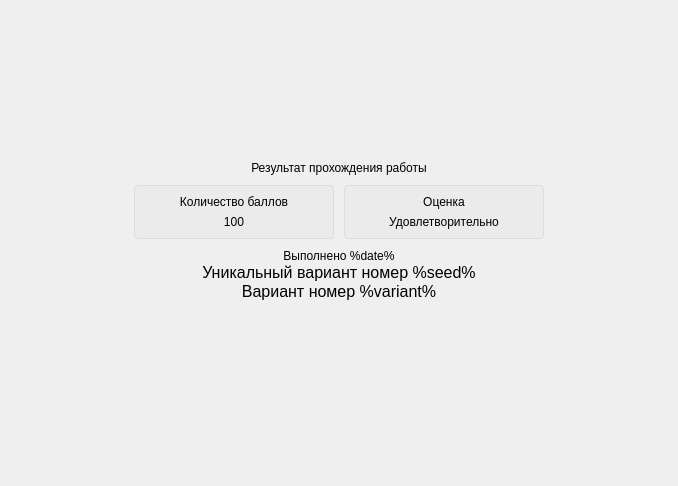
<?xml version="1.0" encoding="UTF-8"?>
<ui version="4.0">
 <class>ScreenSummary</class>
 <widget class="QFrame" name="ScreenSummary">
  <property name="geometry">
   <rect>
    <x>0</x>
    <y>0</y>
    <width>678</width>
    <height>486</height>
   </rect>
  </property>
  <property name="windowTitle">
   <string>Frame</string>
  </property>
  <layout class="QGridLayout" name="gridLayout">
   <property name="verticalSpacing">
    <number>0</number>
   </property>
   <item row="1" column="0">
    <layout class="QHBoxLayout" name="horizontalLayout">
     <item>
      <spacer name="horizontalSpacer">
       <property name="orientation">
        <enum>Qt::Horizontal</enum>
       </property>
       <property name="sizeType">
        <enum>QSizePolicy::Expanding</enum>
       </property>
       <property name="sizeHint" stdset="0">
        <size>
         <width>0</width>
         <height>0</height>
        </size>
       </property>
      </spacer>
     </item>
     <item>
      <widget class="QFrame" name="frame">
       <property name="minimumSize">
        <size>
         <width>200</width>
         <height>0</height>
        </size>
       </property>
       <property name="styleSheet">
        <string notr="true">border: 1px solid  rgb(220, 220, 220);
border-radius: 4px;
background-color: rgb(235, 235, 235);</string>
       </property>
       <property name="frameShape">
        <enum>QFrame::StyledPanel</enum>
       </property>
       <property name="frameShadow">
        <enum>QFrame::Raised</enum>
       </property>
       <layout class="QGridLayout" name="gridLayout_3">
        <property name="leftMargin">
         <number>0</number>
        </property>
        <property name="topMargin">
         <number>0</number>
        </property>
        <property name="rightMargin">
         <number>0</number>
        </property>
        <property name="bottomMargin">
         <number>0</number>
        </property>
        <item row="0" column="0">
         <layout class="QVBoxLayout" name="verticalLayout_3">
          <property name="leftMargin">
           <number>9</number>
          </property>
          <property name="topMargin">
           <number>9</number>
          </property>
          <property name="rightMargin">
           <number>9</number>
          </property>
          <property name="bottomMargin">
           <number>9</number>
          </property>
          <item>
           <widget class="QLabel" name="label_4">
            <property name="styleSheet">
             <string notr="true">font: 75 16pt &quot;MS Shell Dlg 2&quot;;
border: none;
background-color: transparent;</string>
            </property>
            <property name="text">
             <string>Количество баллов</string>
            </property>
            <property name="alignment">
             <set>Qt::AlignCenter</set>
            </property>
            <property name="wordWrap">
             <bool>false</bool>
            </property>
           </widget>
          </item>
          <item>
           <widget class="QLabel" name="score">
            <property name="styleSheet">
             <string notr="true">font: 75 16pt &quot;MS Shell Dlg 2&quot;;
border: none;
background-color: transparent;</string>
            </property>
            <property name="text">
             <string>100</string>
            </property>
            <property name="alignment">
             <set>Qt::AlignCenter</set>
            </property>
            <property name="wordWrap">
             <bool>true</bool>
            </property>
           </widget>
          </item>
         </layout>
        </item>
       </layout>
      </widget>
     </item>
     <item>
      <spacer name="horizontalSpacer_3">
       <property name="orientation">
        <enum>Qt::Horizontal</enum>
       </property>
       <property name="sizeType">
        <enum>QSizePolicy::Minimum</enum>
       </property>
       <property name="sizeHint" stdset="0">
        <size>
         <width>10</width>
         <height>0</height>
        </size>
       </property>
      </spacer>
     </item>
     <item>
      <widget class="QFrame" name="frame_2">
       <property name="minimumSize">
        <size>
         <width>200</width>
         <height>0</height>
        </size>
       </property>
       <property name="styleSheet">
        <string notr="true">border: 1px solid  rgb(220, 220, 220);
border-radius: 4px;
background-color: rgb(235, 235, 235);</string>
       </property>
       <property name="frameShape">
        <enum>QFrame::StyledPanel</enum>
       </property>
       <property name="frameShadow">
        <enum>QFrame::Raised</enum>
       </property>
       <layout class="QGridLayout" name="gridLayout_2">
        <property name="leftMargin">
         <number>0</number>
        </property>
        <property name="topMargin">
         <number>0</number>
        </property>
        <property name="rightMargin">
         <number>0</number>
        </property>
        <property name="bottomMargin">
         <number>0</number>
        </property>
        <item row="0" column="0">
         <layout class="QVBoxLayout" name="verticalLayout_2">
          <property name="leftMargin">
           <number>9</number>
          </property>
          <property name="topMargin">
           <number>9</number>
          </property>
          <property name="rightMargin">
           <number>9</number>
          </property>
          <property name="bottomMargin">
           <number>9</number>
          </property>
          <item>
           <widget class="QLabel" name="label_3">
            <property name="styleSheet">
             <string notr="true">font: 75 16pt &quot;MS Shell Dlg 2&quot;;
border: none;
background-color: transparent;</string>
            </property>
            <property name="text">
             <string>Оценка</string>
            </property>
            <property name="alignment">
             <set>Qt::AlignCenter</set>
            </property>
            <property name="wordWrap">
             <bool>true</bool>
            </property>
           </widget>
          </item>
          <item>
           <widget class="QLabel" name="mark">
            <property name="styleSheet">
             <string notr="true">font: 75 16pt &quot;MS Shell Dlg 2&quot;;
border: none;
background-color: transparent;</string>
            </property>
            <property name="text">
             <string>Удовлетворительно</string>
            </property>
            <property name="alignment">
             <set>Qt::AlignCenter</set>
            </property>
            <property name="wordWrap">
             <bool>true</bool>
            </property>
           </widget>
          </item>
         </layout>
        </item>
       </layout>
      </widget>
     </item>
     <item>
      <spacer name="horizontalSpacer_2">
       <property name="orientation">
        <enum>Qt::Horizontal</enum>
       </property>
       <property name="sizeType">
        <enum>QSizePolicy::Expanding</enum>
       </property>
       <property name="sizeHint" stdset="0">
        <size>
         <width>0</width>
         <height>0</height>
        </size>
       </property>
      </spacer>
     </item>
    </layout>
   </item>
   <item row="4" column="0">
    <widget class="QLabel" name="seed">
     <property name="font">
      <font>
       <family>MS Shell Dlg 2</family>
       <pointsize>12</pointsize>
       <weight>50</weight>
       <italic>false</italic>
       <bold>false</bold>
      </font>
     </property>
     <property name="styleSheet">
      <string notr="true">font: 12pt &quot;MS Shell Dlg 2&quot;;</string>
     </property>
     <property name="text">
      <string>Уникальный вариант номер %seed%</string>
     </property>
     <property name="alignment">
      <set>Qt::AlignCenter</set>
     </property>
    </widget>
   </item>
   <item row="6" column="0">
    <spacer name="verticalSpacer_2">
     <property name="orientation">
      <enum>Qt::Vertical</enum>
     </property>
     <property name="sizeType">
      <enum>QSizePolicy::Expanding</enum>
     </property>
     <property name="sizeHint" stdset="0">
      <size>
       <width>0</width>
       <height>0</height>
      </size>
     </property>
    </spacer>
   </item>
   <item row="2" column="0">
    <spacer name="verticalSpacer_4">
     <property name="orientation">
      <enum>Qt::Vertical</enum>
     </property>
     <property name="sizeType">
      <enum>QSizePolicy::Minimum</enum>
     </property>
     <property name="sizeHint" stdset="0">
      <size>
       <width>0</width>
       <height>10</height>
      </size>
     </property>
    </spacer>
   </item>
   <item row="3" column="0">
    <widget class="QLabel" name="date">
     <property name="styleSheet">
      <string notr="true">font: 12pt &quot;MS Shell Dlg 2&quot;;</string>
     </property>
     <property name="text">
      <string>Выполнено %date%</string>
     </property>
     <property name="alignment">
      <set>Qt::AlignCenter</set>
     </property>
    </widget>
   </item>
   <item row="0" column="0">
    <layout class="QVBoxLayout" name="verticalLayout">
     <item>
      <spacer name="verticalSpacer">
       <property name="orientation">
        <enum>Qt::Vertical</enum>
       </property>
       <property name="sizeType">
        <enum>QSizePolicy::Expanding</enum>
       </property>
       <property name="sizeHint" stdset="0">
        <size>
         <width>0</width>
         <height>0</height>
        </size>
       </property>
      </spacer>
     </item>
     <item>
      <widget class="QLabel" name="label">
       <property name="styleSheet">
        <string notr="true">font: 75 20pt &quot;MS Shell Dlg 2&quot;;</string>
       </property>
       <property name="text">
        <string>Результат прохождения работы</string>
       </property>
       <property name="alignment">
        <set>Qt::AlignCenter</set>
       </property>
       <property name="wordWrap">
        <bool>true</bool>
       </property>
      </widget>
     </item>
     <item>
      <spacer name="verticalSpacer_3">
       <property name="orientation">
        <enum>Qt::Vertical</enum>
       </property>
       <property name="sizeType">
        <enum>QSizePolicy::Minimum</enum>
       </property>
       <property name="sizeHint" stdset="0">
        <size>
         <width>0</width>
         <height>10</height>
        </size>
       </property>
      </spacer>
     </item>
    </layout>
   </item>
   <item row="5" column="0">
    <widget class="QLabel" name="variant">
     <property name="font">
      <font>
       <family>MS Shell Dlg 2</family>
       <pointsize>12</pointsize>
       <weight>50</weight>
       <italic>false</italic>
       <bold>false</bold>
      </font>
     </property>
     <property name="styleSheet">
      <string notr="true">font: 12pt &quot;MS Shell Dlg 2&quot;;</string>
     </property>
     <property name="text">
      <string>Вариант номер %variant%</string>
     </property>
     <property name="alignment">
      <set>Qt::AlignCenter</set>
     </property>
    </widget>
   </item>
  </layout>
 </widget>
 <resources/>
 <connections/>
</ui>
